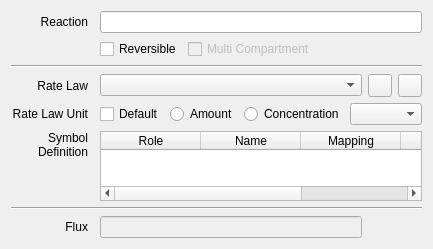
<?xml version="1.0" encoding="UTF-8"?>
<ui version="4.0">
<comment> Copyright (C) 2010 - 2016 by Pedro Mendes, Virginia Tech Intellectual </comment>
<comment> Properties, Inc., University of Heidelberg, and The University </comment>
<comment> of Manchester. </comment>
<comment> All rights reserved. </comment>

<comment> Copyright (C) 2008 - 2009 by Pedro Mendes, Virginia Tech Intellectual </comment>
<comment> Properties, Inc., EML Research, gGmbH, University of Heidelberg, </comment>
<comment> and The University of Manchester. </comment>
<comment> All rights reserved. </comment>

<comment> Copyright (C) 2003 - 2007 by Pedro Mendes, Virginia Tech Intellectual </comment>
<comment> Properties, Inc. and EML Research, gGmbH. </comment>
<comment> All rights reserved. </comment>

 <comment> All rights reserved. </comment>
 <class>ReactionsWidget1</class>
 <widget class="CopasiWidget" name="ReactionsWidget1">
  <property name="geometry">
   <rect>
    <x>0</x>
    <y>0</y>
    <width>432</width>
    <height>238</height>
   </rect>
  </property>
  <property name="sizePolicy">
   <sizepolicy hsizetype="Preferred" vsizetype="Preferred">
    <horstretch>0</horstretch>
    <verstretch>0</verstretch>
   </sizepolicy>
  </property>
  <property name="caption" stdset="0">
   <string>Metabolite</string>
  </property>
  <layout class="QGridLayout" name="gridLayout">
   <item row="0" column="0">
    <widget class="QLabel" name="TextLabel5">
     <property name="sizePolicy">
      <sizepolicy hsizetype="Preferred" vsizetype="Minimum">
       <horstretch>0</horstretch>
       <verstretch>0</verstretch>
      </sizepolicy>
     </property>
     <property name="text">
      <string>Reaction</string>
     </property>
     <property name="alignment">
      <set>Qt::AlignRight|Qt::AlignTrailing|Qt::AlignVCenter</set>
     </property>
     <property name="wordWrap">
      <bool>false</bool>
     </property>
    </widget>
   </item>
   <item row="0" column="2" colspan="3">
    <widget class="MyLineEdit" name="LineEdit2"/>
   </item>
   <item row="1" column="2" colspan="3">
    <layout class="QHBoxLayout" name="horizontalLayout">
     <item>
      <widget class="QCheckBox" name="CheckBox">
       <property name="text">
        <string>Reversible</string>
       </property>
      </widget>
     </item>
     <item>
      <widget class="QCheckBox" name="mpMultiCompartment">
       <property name="enabled">
        <bool>false</bool>
       </property>
       <property name="text">
        <string>Multi Compartment</string>
       </property>
       <property name="checkable">
        <bool>true</bool>
       </property>
      </widget>
     </item>
     <item>
      <spacer name="horizontalSpacer">
       <property name="orientation">
        <enum>Qt::Horizontal</enum>
       </property>
       <property name="sizeHint" stdset="0">
        <size>
         <width>40</width>
         <height>20</height>
        </size>
       </property>
      </spacer>
     </item>
    </layout>
   </item>
   <item row="2" column="0" colspan="5">
    <widget class="Line" name="line">
     <property name="orientation">
      <enum>Qt::Horizontal</enum>
     </property>
    </widget>
   </item>
   <item row="3" column="0">
    <widget class="QLabel" name="TextLabel6">
     <property name="sizePolicy">
      <sizepolicy hsizetype="Preferred" vsizetype="Minimum">
       <horstretch>0</horstretch>
       <verstretch>0</verstretch>
      </sizepolicy>
     </property>
     <property name="text">
      <string>Rate Law</string>
     </property>
     <property name="alignment">
      <set>Qt::AlignRight|Qt::AlignTrailing|Qt::AlignVCenter</set>
     </property>
     <property name="wordWrap">
      <bool>false</bool>
     </property>
    </widget>
   </item>
   <item row="3" column="2">
    <widget class="QComboBox" name="ComboBox1">
     <property name="sizePolicy">
      <sizepolicy hsizetype="MinimumExpanding" vsizetype="Fixed">
       <horstretch>0</horstretch>
       <verstretch>0</verstretch>
      </sizepolicy>
     </property>
     <property name="sizeAdjustPolicy">
      <enum>QComboBox::AdjustToMinimumContentsLength</enum>
     </property>
    </widget>
   </item>
   <item row="3" column="3">
    <widget class="QToolButton" name="newKinetics">
     <property name="maximumSize">
      <size>
       <width>16777215</width>
       <height>16777215</height>
      </size>
     </property>
     <property name="toolTip">
      <string>&lt;html&gt;&lt;head/&gt;&lt;body&gt;&lt;p&gt;Add Rate Law&lt;/p&gt;&lt;/body&gt;&lt;/html&gt;</string>
     </property>
     <property name="text">
      <string/>
     </property>
    </widget>
   </item>
   <item row="3" column="4">
    <widget class="QToolButton" name="editKinetics">
     <property name="maximumSize">
      <size>
       <width>16777215</width>
       <height>16777215</height>
      </size>
     </property>
     <property name="toolTip">
      <string>&lt;html&gt;&lt;head/&gt;&lt;body&gt;&lt;p&gt;Edit Rate Law&lt;/p&gt;&lt;/body&gt;&lt;/html&gt;</string>
     </property>
     <property name="text">
      <string/>
     </property>
    </widget>
   </item>
   <item row="4" column="0">
    <widget class="QLabel" name="TextLabel6_2">
     <property name="sizePolicy">
      <sizepolicy hsizetype="Preferred" vsizetype="Minimum">
       <horstretch>0</horstretch>
       <verstretch>0</verstretch>
      </sizepolicy>
     </property>
     <property name="text">
      <string>Rate Law Unit</string>
     </property>
     <property name="alignment">
      <set>Qt::AlignRight|Qt::AlignTrailing|Qt::AlignVCenter</set>
     </property>
     <property name="wordWrap">
      <bool>false</bool>
     </property>
    </widget>
   </item>
   <item row="5" column="0">
    <widget class="QLabel" name="TextLabel7">
     <property name="sizePolicy">
      <sizepolicy hsizetype="Preferred" vsizetype="Minimum">
       <horstretch>0</horstretch>
       <verstretch>0</verstretch>
      </sizepolicy>
     </property>
     <property name="text">
      <string>Symbol Definition</string>
     </property>
     <property name="textFormat">
      <enum>Qt::AutoText</enum>
     </property>
     <property name="alignment">
      <set>Qt::AlignRight|Qt::AlignTop|Qt::AlignTrailing</set>
     </property>
     <property name="wordWrap">
      <bool>true</bool>
     </property>
    </widget>
   </item>
   <item row="5" column="2" colspan="3">
    <widget class="ParameterTable" name="table">
     <property name="selectionBehavior">
      <enum>QAbstractItemView::SelectRows</enum>
     </property>
     <property name="horizontalScrollMode">
      <enum>QAbstractItemView::ScrollPerPixel</enum>
     </property>
     <property name="showGrid">
      <bool>false</bool>
     </property>
     <property name="columnCount">
      <number>5</number>
     </property>
     <attribute name="verticalHeaderVisible">
      <bool>false</bool>
     </attribute>
     <column>
      <property name="text">
       <string>Role</string>
      </property>
     </column>
     <column>
      <property name="text">
       <string>Name</string>
      </property>
     </column>
     <column>
      <property name="text">
       <string>Mapping</string>
      </property>
     </column>
     <column>
      <property name="text">
       <string>Value</string>
      </property>
     </column>
     <column>
      <property name="text">
       <string>Unit</string>
      </property>
     </column>
    </widget>
   </item>
   <item row="6" column="0" colspan="5">
    <widget class="Line" name="mpLine1">
     <property name="frameShape">
      <enum>QFrame::HLine</enum>
     </property>
     <property name="frameShadow">
      <enum>QFrame::Sunken</enum>
     </property>
    </widget>
   </item>
   <item row="7" column="0">
    <widget class="QLabel" name="TextLabel8">
     <property name="sizePolicy">
      <sizepolicy hsizetype="Preferred" vsizetype="Preferred">
       <horstretch>0</horstretch>
       <verstretch>0</verstretch>
      </sizepolicy>
     </property>
     <property name="text">
      <string>Flux</string>
     </property>
     <property name="alignment">
      <set>Qt::AlignRight|Qt::AlignTrailing|Qt::AlignVCenter</set>
     </property>
     <property name="wordWrap">
      <bool>false</bool>
     </property>
    </widget>
   </item>
   <item row="7" column="2">
    <widget class="QLineEdit" name="LineEdit3">
     <property name="enabled">
      <bool>false</bool>
     </property>
     <property name="sizePolicy">
      <sizepolicy hsizetype="MinimumExpanding" vsizetype="Preferred">
       <horstretch>0</horstretch>
       <verstretch>0</verstretch>
      </sizepolicy>
     </property>
    </widget>
   </item>
   <item row="4" column="2" colspan="3">
    <layout class="QHBoxLayout" name="horizontalLayout_2">
     <item>
      <widget class="QCheckBox" name="mpDefaultUnit">
       <property name="text">
        <string>Default</string>
       </property>
      </widget>
     </item>
     <item>
      <widget class="QRadioButton" name="mpAmountUnit">
       <property name="text">
        <string>Amount</string>
       </property>
      </widget>
     </item>
     <item>
      <widget class="QRadioButton" name="mpConcentrationUnit">
       <property name="text">
        <string>Concentration</string>
       </property>
      </widget>
     </item>
     <item>
      <widget class="QComboBox" name="mpComboBoxCompartment">
       <property name="sizePolicy">
        <sizepolicy hsizetype="MinimumExpanding" vsizetype="Fixed">
         <horstretch>0</horstretch>
         <verstretch>0</verstretch>
        </sizepolicy>
       </property>
      </widget>
     </item>
    </layout>
   </item>
  </layout>
 </widget>
 <layoutdefault spacing="6" margin="11"/>
 <customwidgets>
  <customwidget>
   <class>CopasiWidget</class>
   <extends>QWidget</extends>
   <header>copasi/UI/copasiWidget.h</header>
   <container>1</container>
  </customwidget>
  <customwidget>
   <class>MyLineEdit</class>
   <extends>QLineEdit</extends>
   <header>copasi/UI/MyLineEdit.h</header>
  </customwidget>
  <customwidget>
   <class>ParameterTable</class>
   <extends>QTableWidget</extends>
   <header>copasi/UI/parametertable.h</header>
  </customwidget>
 </customwidgets>
 <tabstops>
  <tabstop>LineEdit2</tabstop>
  <tabstop>CheckBox</tabstop>
  <tabstop>mpMultiCompartment</tabstop>
  <tabstop>ComboBox1</tabstop>
  <tabstop>newKinetics</tabstop>
  <tabstop>editKinetics</tabstop>
  <tabstop>mpDefaultUnit</tabstop>
  <tabstop>mpAmountUnit</tabstop>
  <tabstop>table</tabstop>
  <tabstop>LineEdit3</tabstop>
 </tabstops>
 <includes>
  <include location="global">string</include>
  <include location="local">copasi/UI/copasiWidget.h</include>
  <include location="local">copasi/UI/MyLineEdit.h</include>
 </includes>
 <resources/>
 <connections>
  <connection>
   <sender>ComboBox1</sender>
   <signal>activated(QString)</signal>
   <receiver>ReactionsWidget1</receiver>
   <slot>slotComboBoxSelectionChanged(QString)</slot>
   <hints>
    <hint type="sourcelabel">
     <x>173</x>
     <y>92</y>
    </hint>
    <hint type="destinationlabel">
     <x>20</x>
     <y>20</y>
    </hint>
   </hints>
  </connection>
  <connection>
   <sender>LineEdit2</sender>
   <signal>edited()</signal>
   <receiver>ReactionsWidget1</receiver>
   <slot>slotLineEditChanged()</slot>
   <hints>
    <hint type="sourcelabel">
     <x>341</x>
     <y>15</y>
    </hint>
    <hint type="destinationlabel">
     <x>20</x>
     <y>20</y>
    </hint>
   </hints>
  </connection>
  <connection>
   <sender>CheckBox</sender>
   <signal>clicked()</signal>
   <receiver>ReactionsWidget1</receiver>
   <slot>slotCheckBoxClicked()</slot>
   <hints>
    <hint type="sourcelabel">
     <x>191</x>
     <y>41</y>
    </hint>
    <hint type="destinationlabel">
     <x>284</x>
     <y>248</y>
    </hint>
   </hints>
  </connection>
  <connection>
   <sender>mpDefaultUnit</sender>
   <signal>clicked(bool)</signal>
   <receiver>ReactionsWidget1</receiver>
   <slot>slotDefaultUnitChecked(bool)</slot>
   <hints>
    <hint type="sourcelabel">
     <x>154</x>
     <y>110</y>
    </hint>
    <hint type="destinationlabel">
     <x>229</x>
     <y>189</y>
    </hint>
   </hints>
  </connection>
  <connection>
   <sender>mpConcentrationUnit</sender>
   <signal>clicked(bool)</signal>
   <receiver>ReactionsWidget1</receiver>
   <slot>slotConcentrationUnitChecked(bool)</slot>
   <hints>
    <hint type="sourcelabel">
     <x>248</x>
     <y>110</y>
    </hint>
    <hint type="destinationlabel">
     <x>229</x>
     <y>189</y>
    </hint>
   </hints>
  </connection>
  <connection>
   <sender>mpAmountUnit</sender>
   <signal>clicked(bool)</signal>
   <receiver>ReactionsWidget1</receiver>
   <slot>slotAmountUnitChecked(bool)</slot>
   <hints>
    <hint type="sourcelabel">
     <x>344</x>
     <y>110</y>
    </hint>
    <hint type="destinationlabel">
     <x>229</x>
     <y>189</y>
    </hint>
   </hints>
  </connection>
  <connection>
   <sender>newKinetics</sender>
   <signal>clicked()</signal>
   <receiver>ReactionsWidget1</receiver>
   <slot>slotNewFunction()</slot>
   <hints>
    <hint type="sourcelabel">
     <x>306</x>
     <y>77</y>
    </hint>
    <hint type="destinationlabel">
     <x>176</x>
     <y>117</y>
    </hint>
   </hints>
  </connection>
  <connection>
   <sender>editKinetics</sender>
   <signal>clicked()</signal>
   <receiver>ReactionsWidget1</receiver>
   <slot>slotGotoFunction()</slot>
   <hints>
    <hint type="sourcelabel">
     <x>336</x>
     <y>77</y>
    </hint>
    <hint type="destinationlabel">
     <x>176</x>
     <y>117</y>
    </hint>
   </hints>
  </connection>
  <connection>
   <sender>mpComboBoxCompartment</sender>
   <signal>currentIndexChanged(QString)</signal>
   <receiver>ReactionsWidget1</receiver>
   <slot>slotCompartmentSelectionChanged(QString)</slot>
   <hints>
    <hint type="sourcelabel">
     <x>387</x>
     <y>106</y>
    </hint>
    <hint type="destinationlabel">
     <x>215</x>
     <y>118</y>
    </hint>
   </hints>
  </connection>
 </connections>
 <slots>
  <slot>slotCheckBoxClicked()</slot>
  <slot>slotNewFunction()</slot>
  <slot>slotComboBoxSelectionChanged(QString)</slot>
  <slot>slotLineEditChanged()</slot>
  <slot>slotGotoFunction()</slot>
  <slot>slotDefaultUnitChecked(bool)</slot>
  <slot>slotConcentrationUnitChecked(bool)</slot>
  <slot>slotAmountUnitChecked(bool)</slot>
  <slot>slotCompartmentSelectionChanged(QString)</slot>
 </slots>
</ui>
